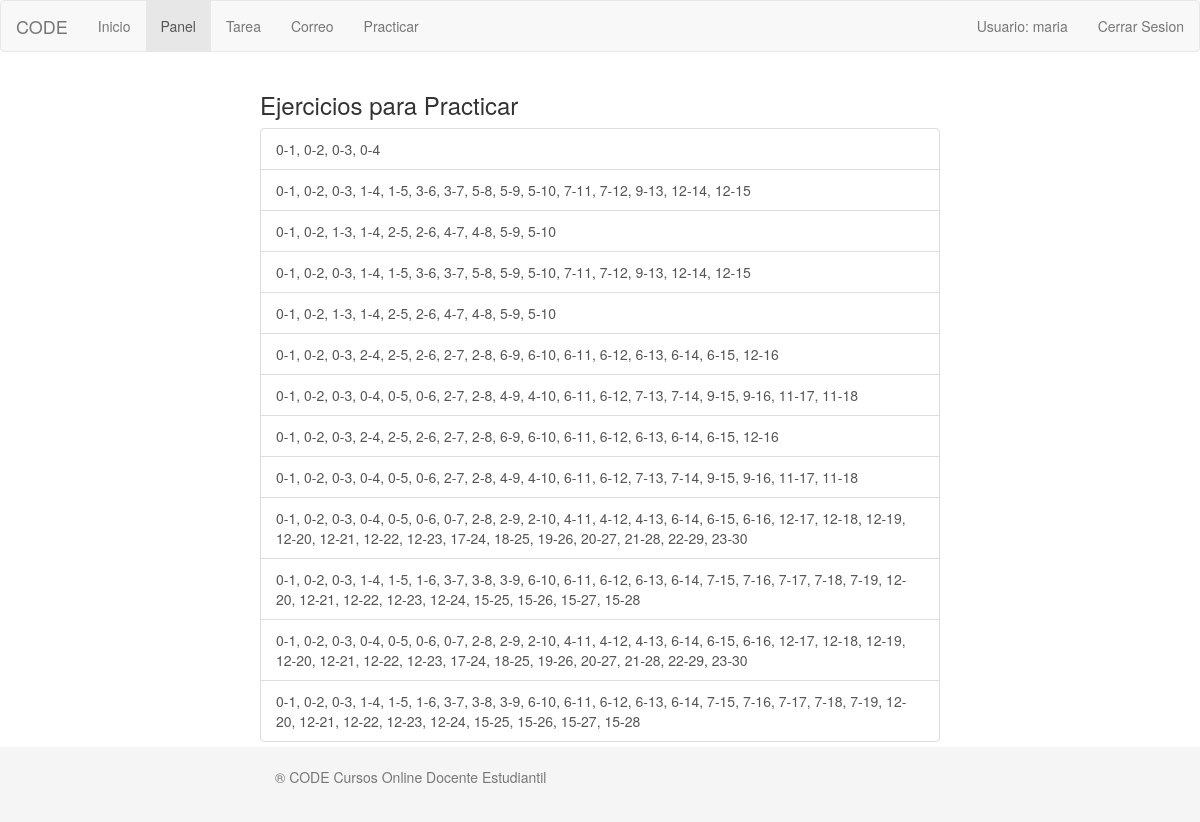
The page /practicar.php (signed in) on the database its author committed.
### tables this page shows
CREATE TABLE `practica` (
  `id` int(11) NOT NULL,
  `arbol` varchar(255) DEFAULT NULL,
  `rec_dfs` varchar(255) DEFAULT NULL,
  `rec_bfs` varchar(255) DEFAULT NULL
);

### modelo/Practicas.php (called while the page is built, shortened)
<?php
require 'BDConeccion.php';
class Tareas
{
	public function listaTareas($usuario) {
 		$this->coneccion = new BDConeccion();
 		$this->coneccion->conectar();
 		$resultado = $this->coneccion->consulta("SELECT * FROM practica");
 		return $resultado;
 	}
}

### modelo/BDConeccion.php (called while the page is built, shortened)
<?php
class BDConeccion {
   private $conexion;
   public function conectar()
   {
      if(!isset($this->conexion))
      {
        $this->conexion = (mysql_connect("localhost","root","root")) or die(mysql_error());
      }
   }
     public function consulta($sql)
     {
        $resultado = mysql_query($sql,$this->conexion);
        return $resultado;
    }
}

### practicar.php (the view, shortened to what this page needs)
<?php
if(isset($_SESSION['user'])){
$usuario = $_SESSION['user'];
}
else{
echo '<script>alert("Necesita iniciar sesion para acceder a esta pagina.");</script>';
echo '<script>window.location="index.php";</script>';
}
?>
<!DOCTYPE html>
<html lang="">
	<head>
		<link rel="stylesheet" href="css/bootstrap.min.css">
		<link rel="stylesheet" type="text/css" href="css/styles.css?update=12102006">
	</head>
	<body>
		<nav role="navigation" class="navbar navbar-default">
			<div class="navbar-header">
				<a href="#" class="navbar-brand">CODE</a>
			</div>
			<div id="navbarCollapse" class="collapse navbar-collapse">
				<ul class="nav navbar-nav">
					<li ><a href="index.php">Inicio</a></li>
					<li class="active"><a href="estudiante.php">Panel</a></li>
					<li ><a href="listaTareas.php">Tarea</a></li>
					<li ><a href="correo.php">Correo</a></li>
					<li ><a href="practicar.php">Practicar</a></li>
				</ul>
				<ul class="nav navbar-nav navbar-right">
					<li><a  data-toggle="collapse" data-target="#collap_user" href="#">Usuario:
					<?php echo ''.$usuario.''?></a></li>
					<li><a href="cerrarSesion.php">Cerrar Sesion</a></li>
				</ul>
			</div>
		</nav>
		<div class="container">
			<div class="row">
				<h3>Ejercicios para Practicar</h3>
				<div class="list-group">
				  <?php
	                    require 'modelo/Practicas.php';
	                    $tarea1 = new Tareas();
	                    $tareas = $tarea1->listaTareas($usuario);
	                ?>
	                <?php
	                    while ( $tarea = mysql_fetch_array($tareas)) {
	                          echo "<a href='practica.php?arbol=".$tarea['arbol']."' class='list-group-item'> ". $tarea['arbol']."</a>";
	                    }
	                ?>
				</div>
			</div>
		</div>
		<footer class="footer">
			<div class="container">
				<p class="text-muted">® CODE Cursos Online Docente Estudiantil</p>
			</div>
		</footer>
	</body>
</html>

### css/styles.css (style rules this page uses)
html { position: relative; min-height: 100%; }
body { margin-bottom: 60px; }
.footer { position: absolute; bottom: 0; width: 100%; height: 75px; background-color: #f5f5f5; }
.container { width: auto; max-width: 680px; padding: 0 15px; }
.container .text-muted { margin: 20px 0; }

### rows shown on the page
practica: arbol "0-1, 0-2, 0-3, 0-4"
practica: arbol "0-1, 0-2, 0-3, 1-4, 1-5, 3-6, 3-7, 5-8, 5-9, 5-10, 7-11, 7-12, 9-13, 12-14, 12-15"
practica: arbol "0-1, 0-2, 1-3, 1-4, 2-5, 2-6, 4-7, 4-8, 5-9, 5-10"
practica: arbol "0-1, 0-2, 0-3, 1-4, 1-5, 3-6, 3-7, 5-8, 5-9, 5-10, 7-11, 7-12, 9-13, 12-14, 12-15"
practica: arbol "0-1, 0-2, 1-3, 1-4, 2-5, 2-6, 4-7, 4-8, 5-9, 5-10"
practica: arbol "0-1, 0-2, 0-3, 2-4, 2-5, 2-6, 2-7, 2-8, 6-9, 6-10, 6-11, 6-12, 6-13, 6-14, 6-15, 12-16"
practica: arbol "0-1, 0-2, 0-3, 0-4, 0-5, 0-6, 2-7, 2-8, 4-9, 4-10, 6-11, 6-12, 7-13, 7-14, 9-15, 9-16, 11-17, 11-18"
practica: arbol "0-1, 0-2, 0-3, 2-4, 2-5, 2-6, 2-7, 2-8, 6-9, 6-10, 6-11, 6-12, 6-13, 6-14, 6-15, 12-16"
practica: arbol "0-1, 0-2, 0-3, 0-4, 0-5, 0-6, 2-7, 2-8, 4-9, 4-10, 6-11, 6-12, 7-13, 7-14, 9-15, 9-16, 11-17, 11-18"
practica: arbol "0-1, 0-2, 0-3, 0-4, 0-5, 0-6, 0-7, 2-8, 2-9, 2-10, 4-11, 4-12, 4-13, 6-14, 6-15, 6-16, 12-17, 12-18, 12-19, 12-20, 12-21, 12-22, 12-23, 17-24, 18-25, 19-26, 20-27, 21-28, 22-29, 23-30"
practica: arbol "0-1, 0-2, 0-3, 1-4, 1-5, 1-6, 3-7, 3-8, 3-9, 6-10, 6-11, 6-12, 6-13, 6-14, 7-15, 7-16, 7-17, 7-18, 7-19, 12-20, 12-21, 12-22, 12-23, 12-24, 15-25, 15-26, 15-27, 15-28"
practica: arbol "0-1, 0-2, 0-3, 0-4, 0-5, 0-6, 0-7, 2-8, 2-9, 2-10, 4-11, 4-12, 4-13, 6-14, 6-15, 6-16, 12-17, 12-18, 12-19, 12-20, 12-21, 12-22, 12-23, 17-24, 18-25, 19-26, 20-27, 21-28, 22-29, 23-30"
practica: arbol "0-1, 0-2, 0-3, 1-4, 1-5, 1-6, 3-7, 3-8, 3-9, 6-10, 6-11, 6-12, 6-13, 6-14, 7-15, 7-16, 7-17, 7-18, 7-19, 12-20, 12-21, 12-22, 12-23, 12-24, 15-25, 15-26, 15-27, 15-28"

### other values the page prints
$usuario "maria"
